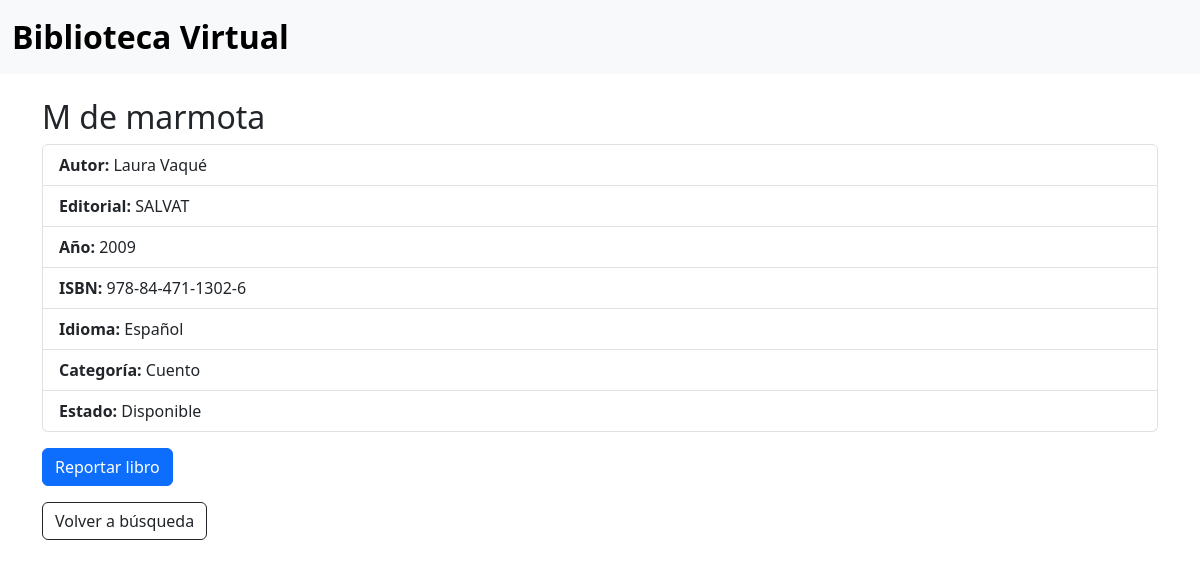
The page /book/2 on the database its author committed.
### tables this page shows
CREATE TABLE books (
    id INTEGER PRIMARY KEY AUTOINCREMENT,
    title TEXT NOT NULL,
    author TEXT,
    publisher TEXT,
    year INTEGER,
    isbn TEXT,
    language TEXT,
    category TEXT,
    status TEXT NOT NULL DEFAULT 'available'  -- 'available' or 'borrowed'
);

### app.py (the view)
@app.route("/book/<int:book_id>")
def book_detail(book_id):
    book = db.execute("SELECT * FROM books WHERE id = ?", book_id)
    if len(book) != 1:
        return apology("book not found", 404)
    return render_template("book_detail.html", book=book[0])

### app.py (called while the page is built)
@app.after_request
def after_request(response):
    response.headers["Cache-Control"] = "no-cache, no-store, must-revalidate"
    response.headers["Expires"] = 0
    response.headers["Pragma"] = "no-cache"
    return response

### templates/book_detail.html (shortened to what this page needs)
{% extends "layout.html" %}
{% block main %}
<div class="container mt-4">
    <h2>{{ book.title }}</h2>
    <ul class="list-group mb-3">
        <li class="list-group-item"><strong>Autor:</strong> {{ book.author }}</li>
        <li class="list-group-item"><strong>Editorial:</strong> {{ book.publisher }}</li>
        <li class="list-group-item"><strong>Año:</strong> {{ book.year }}</li>
        <li class="list-group-item"><strong>ISBN:</strong> {{ book.isbn }}</li>
        <li class="list-group-item"><strong>Idioma:</strong> {{ book.language }}</li>
        <li class="list-group-item"><strong>Categoría:</strong> {{ book.category }}</li>
        <li class="list-group-item">
            <strong>Estado:</strong>
            {% if book.status == "available" %}
                Disponible
            {% else %}
                Prestado
            {% endif %}
        </li>
    </ul>
    <form action="/report" method="post">
        <button type="submit" class="btn btn-primary">Reportar libro</button>
    </form>
    <a href="/search" class="btn btn-outline-dark mt-3">Volver a búsqueda</a>
</div>
{% endblock %}

### static/styles.css (style rules this page uses)
body { padding: 0; margin: 0; overflow-x: hidden; position: relative; min-height: 100vh; }

### rows shown on the page
books: title "M de marmota", author "Laura Vaqué", publisher "SALVAT", year "2009", isbn "978-84-471-1302-6", language "Español", category "Cuento"
